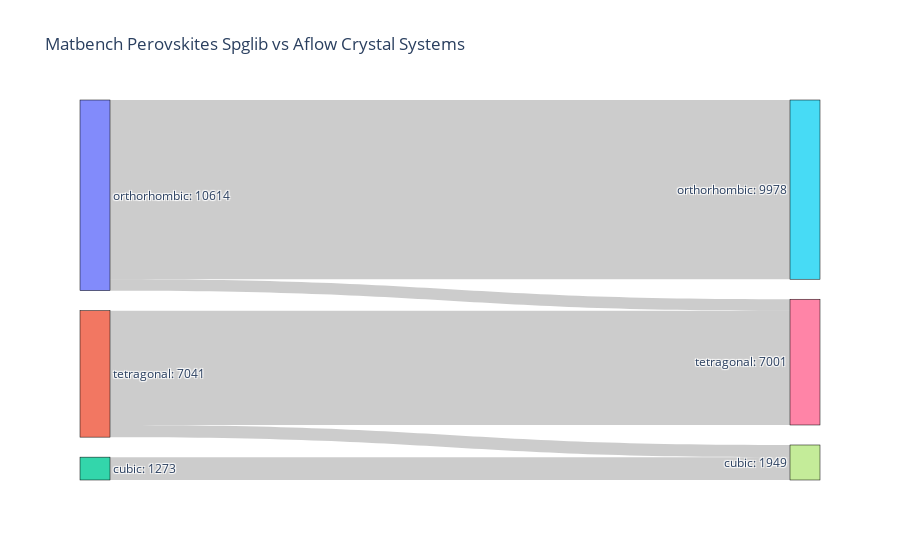

The code cell stored with this chart in its notebook:
### Code cell
fig = sankey_from_2_df_cols(df_perov, ["spglib_crys_sys", "aflow_crys_sys"])

fig.update_layout(title="Matbench Perovskites Spglib vs Aflow Crystal Systems")

### Figure 1 — Plotly figure (JSON) as saved in the notebook; plotly's stock layout.template omitted (floating-point values rounded to 4 significant figures)
{"data": [{"link": {"source": [0, 1, 2, 1, 0], "target": [5, 6, 7, 7, 6], "value": [9978, 6365, 1273, 676, 636]}, "node": {"label": ["orthorhombic: 10614", "tetragonal: 7041", "cubic: 1273", "tetragonal: 7041", "orthorhombic: 10614", "orthorhombic: 9978", "tetragonal: 7001", "cubic: 1949", "cubic: 1949", "tetragonal: 7001"], "line": {"color": "black", "width": 0.5}, "pad": 20, "thickness": 30}, "type": "sankey"}], "layout": {"title": {"text": "Matbench Perovskites Spglib vs Aflow Crystal Systems"}}}
